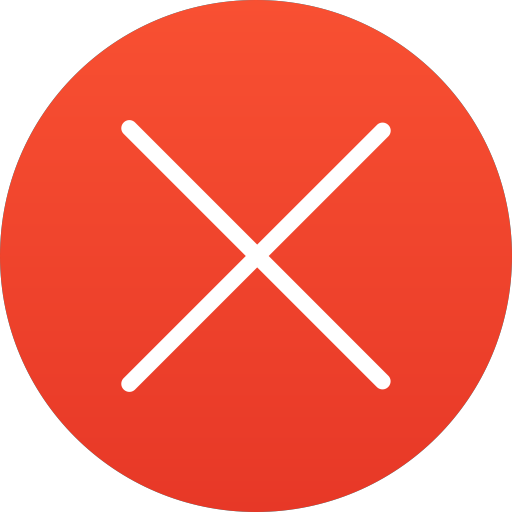
#> input picture streamdeck_control/assets/Exit.png, 512 x 512 px
$ python -i utils.py   (imports and definitions only)
#> lines starting #> are read from the running program, lines starting #| are printed output that depends on the picture
import io
import os
from PIL import Image, ImageDraw

def load_icon_byte_arr(file_name, white_background=False, overlay=False):
#> called with file_name = '../assets/Exit.png', white_background = False, overlay = False
    dir_path = os.path.join(os.path.dirname(os.path.realpath(__file__)), '../assets')
    asset_path = os.path.join(dir_path, file_name)
    img = Image.new('RGB', (120, 120), color='black')
#> img: PIL image 120x120 RGB; every value is 0
    if white_background:
        img_back = ImageDraw.Draw(img)
        img_back.rectangle([30,45,90,75], fill="white", outline="white")
    icon = Image.open(asset_path).resize((80, 80))
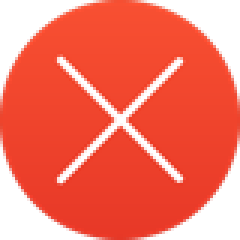
#> icon: PIL image 80x80 RGBA (shown 3 times larger); mean R, G, B, A 193.6, 62.9, 45, 200.4; transparent parts drawn white
    img.paste(icon, (20, 20), icon)
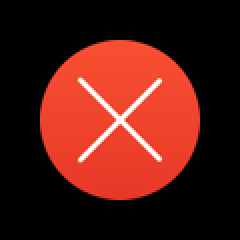
#> img: PIL image 120x120 RGB (shown 2 times larger); mean R, G, B 83.9, 27.4, 19.6

    if overlay:
        img = img.convert('RGBA')
        tint_color = (0, 0, 0)
        transparency = 0.5
        opacity = int(255 * transparency)
        overlay = Image.new('RGBA', (120, 120), tint_color+(0,))
        draw = ImageDraw.Draw(overlay)
        draw.rectangle([0,0,120,120], fill=tint_color+(opacity,))

        img = Image.alpha_composite(img, overlay)
        img = img.convert('RGB')

    img_byte_arr = io.BytesIO()
    img.save(img_byte_arr, format='JPEG')
    img_byte_value = img_byte_arr.getvalue()

    return img_byte_value

def load_icon(file_name, white_background=False, overlay=False):
    dir_path = os.path.join(os.path.dirname(os.path.realpath(__file__)), '../assets')
    asset_path = os.path.join(dir_path, file_name)
    img = Image.new('RGB', (80, 80), color='black')
    if white_background:
        img_back = ImageDraw.Draw(img)
        img_back.rectangle([30,45,90,75], fill="white", outline="white")
    icon = Image.open(asset_path).resize((80, 80))
    img.paste(icon, (0, 0), icon)
    img = img.convert('RGBA')

    if overlay:
        tint_color = (0, 0, 0)
        transparency = 0.5
        opacity = int(255 * transparency)
        overlay = Image.new('RGBA', (80, 80), tint_color+(0,))
        draw = ImageDraw.Draw(overlay)
        draw.rectangle([0,0,80,80], fill=tint_color+(opacity,))

        img = Image.alpha_composite(img, overlay)
        # img = img.convert('RGB')
    return img

>>> result = load_icon_byte_arr('../assets/Exit.png')
